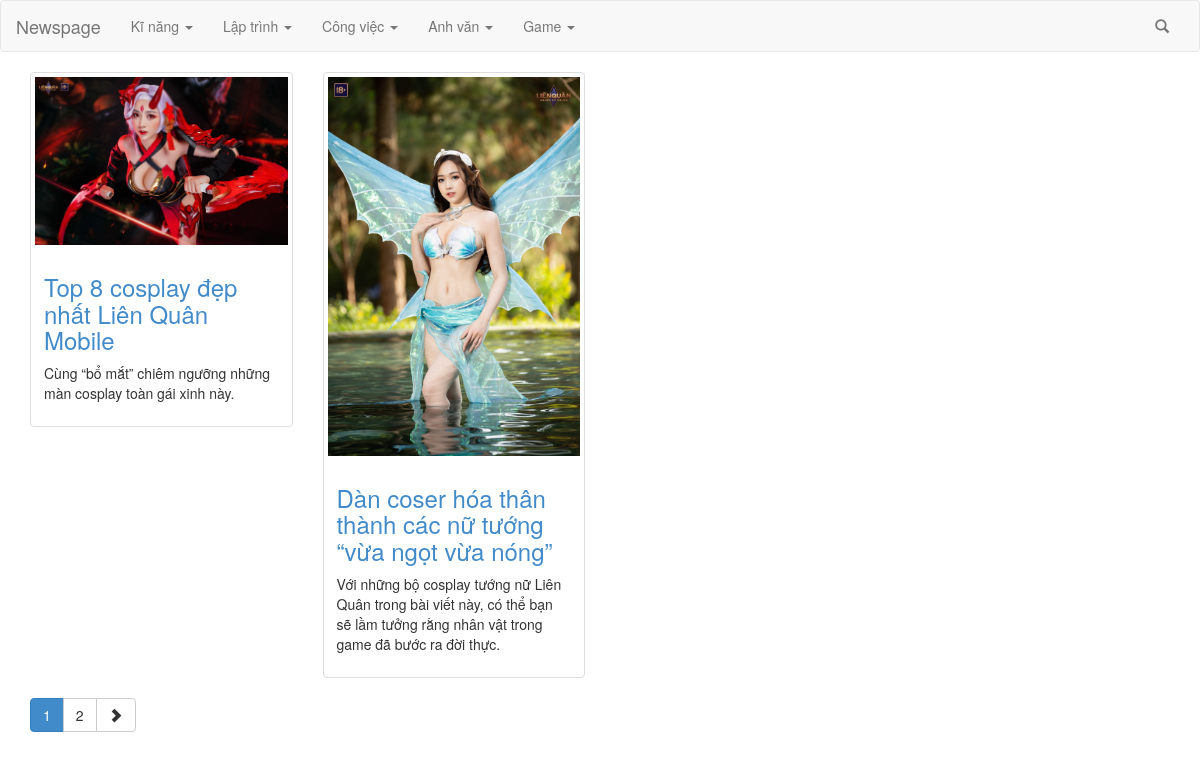
The app's page /newspage/index.php with its own data.
### tables this page shows
CREATE TABLE `categories` (
  `id_cate` int(11) NOT NULL,
  `label` varchar(100) NOT NULL,
  `url` varchar(100) NOT NULL,
  `type` int(11) NOT NULL,
  `sort` int(11) NOT NULL,
  `parent_id` int(11) NOT NULL,
  `date_created` datetime NOT NULL
);

CREATE TABLE `posts` (
  `id_post` int(11) NOT NULL,
  `title` text NOT NULL,
  `descr` text NOT NULL,
  `url_thumb` text NOT NULL,
  `slug` text NOT NULL,
  `keywords` text NOT NULL,
  `body` longtext NOT NULL,
  `cate_1_id` int(11) NOT NULL,
  `cate_2_id` int(11) NOT NULL,
  `cate_3_id` int(11) NOT NULL,
  `author_id` int(11) NOT NULL,
  `status` int(11) NOT NULL,
  `view` int(11) NOT NULL,
  `date_posted` datetime NOT NULL
);

### newspage/index.php (called while the page is built, shortened)
<?php
require 'core/init.php';
require 'includes/header.php';
require 'templates/content.php';
require 'includes/footer.php';
?>

### newspage/core/init.php (called while the page is built, shortened)
<?php
require_once 'classes/DB.php';
$db = new DB();
$db->db_connect();
$db->db_set_char('utf8');
$_DOMAIN = 'http://localhost/newspage/';
$sql_get_data_web = "SELECT * FROM website";
if ($db->db_num_rows($sql_get_data_web)) {
    $data_web = $db->db_fetch_assoc($sql_get_data_web, 1);
}
?>

### newspage/classes/db.php (called while the page is built, shortened)
<?php
    class DB{
        private $db_hostname    =   'localhost',
                $db_username    =   'root',
                $db_password    =   '',
                $db_dbname      =   'newspage';
        public $connect     =   null;
        public function db_connect(){
            $this->connect  =   mysqli_connect($this->db_hostname, $this->db_username, $this->db_password, $this->db_dbname,);
        }
        public function db_num_rows($sql = null){
            if ($this->connect){
                $query  =   mysqli_query($this->connect, $sql);
                if ($query){
                    $row    =   mysqli_num_rows($query);
                    return $row;
                }
            }
        }
        public function db_fetch_assoc($sql = null, $type){
            if ($this->connect){
                $query  =   mysqli_query($this->connect, $sql);
                if ($query){
                    if ($type == 0){
                        while ($row = mysqli_fetch_assoc($query)){
                            $data[] = $row;
                        }
                        return $data;
                    }
                    else if ($type == 1){
                        $data   =   mysqli_fetch_assoc($query);
                        return $data;
                    }
                }
            }
        }
        public function db_set_char($uni){
            if ($this->connect){
                mysqli_set_charset($this->connect, $uni);
            }
        }
    }
?>

### newspage/templates/latest-news.php (the view, shortened to what this page needs)
<div class="container">
    <div class="row">
    <?php
    $sqlGetCountPost = "SELECT id_post FROM posts WHERE status = '1'";
    $countPost = $db->db_num_rows($sqlGetCountPost);
    if (isset($_GET['p'])) {
      $page = trim(htmlspecialchars(addslashes($_GET['p'])));
      if (preg_match('/\d/', $page)) {
        $page = $page;
      } else {
        $page = 1;
      }
    } else {
      $page = 1;
    }
    $limit = 2;
    $totalPage = ceil($countPost / $limit);
    $start = ($page - 1) * $limit;
    $sql_get_latest_news = "SELECT * FROM posts WHERE status = '1' ORDER BY id_post DESC LIMIT $start, $limit";
    if ($db->db_num_rows($sql_get_latest_news)) {
        foreach ($db->db_fetch_assoc($sql_get_latest_news, 0) as $data_post) {
            echo '
                <div class="col-md-3">
                    <div class="thumbnail">
                        <a href="' . $_DOMAIN . $data_post['slug'] . '-' . $data_post['id_post'] . '.html">
                            <img src="' . $data_post['url_thumb'] . '">
                        </a>
                        <div class="caption">
                            <h3><a href="' . $_DOMAIN . $data_post['slug'] . '-' . $data_post['id_post'] . '.html">' . $data_post['title'] . '</a></h3>
                            <p>' . $data_post['descr'] . '</p>
                        </div>
                    </div>
                </div>
            ';
        }
        echo '</div>';
        echo '
            <div class="btn-toolbar" role="toolbar">
                <div class="btn-group">
        ';
        for ($i = 1; $i <= $totalPage; $i++) {
            if ($i == $page){
                echo '<a class="btn btn-primary">' . $i . '</a>';
            } else {
                echo '
                    <a href="' . $_DOMAIN . $i . '" class="btn btn-default">
                        ' . $i . '
                    </a>
                ';
            }
        }
        if ($page < $totalPage && $totalPage > 1) {
            echo '
                <a href="' . $_DOMAIN . ($page + 1 ) . '" class="btn btn-default">
                    <span class="glyphicon glyphicon-chevron-right"></span>
                </a>
            ';
        }
        echo '
                </div>
            </div>
        ';
    }
    else {
        echo '<div class="well well-lg">Chưa có bài viết nào.</div>';
    }
    ?>
</div>

### newspage/includes/header.php (shortened to what this page needs)
<!DOCTYPE html>
<html lang="en">
<head>
    <link rel="stylesheet" href="<?php echo $_DOMAIN; ?>bootstrap-3.1.1-dist/css/bootstrap.min.css">
</head>
<body>
    <nav class="navbar navbar-default" role="navigation">
        <div class="container-fluid">
            <div class="navbar-header">
                <a class="navbar-brand" href="<?php echo $_DOMAIN; ?>">Newspage</a>
            </div>
            <div class="collapse navbar-collapse" id="bs-example-navbar-collapse-1">
                <ul class="nav navbar-nav">
                    <?php
                    $sql_get_list_menu_1 = "SELECT * FROM categories WHERE type = '1' ORDER BY sort ASC";
                    if ($db->db_num_rows($sql_get_list_menu_1)) {
                        foreach ($db->db_fetch_assoc($sql_get_list_menu_1, 0) as $data_menu_1) {
                            $sql_get_list_menu_2 = "SELECT * FROM categories WHERE type = '2' AND parent_id = '$data_menu_1[id_cate]' ORDER BY sort ASC";
                            if ($db->db_num_rows($sql_get_list_menu_2)) {
                                $sub_menu = '<ul class="dropdown-menu">';
                                foreach ($db->db_fetch_assoc($sql_get_list_menu_2, 0) as $data_menu_2) {
                                    $sub_menu .= '<li><a href="' . $_DOMAIN . 'category/' . $data_menu_2['url'] . '">' . $data_menu_2['label'] . '</a></li>';
                                }
                                $sub_menu .= '</ul>';
                                echo '
                                    <li class="dropdown">
                                        <a href="' . $_DOMAIN . 'category/' . $data_menu_1['url'] . '" class="dropdown-toggle" data-toggle="dropdown">' . $data_menu_1['label'] . ' <span class="caret"></span></a>
                                        ' . $sub_menu . '
                                    </li>
                                ';
                            } else {
                                $sub_menu = '';
                                echo '<li><a href="' . $_DOMAIN . 'category/' . $data_menu_1['url'] . '">' . $data_menu_1['label'] . '</a>' . $sub_menu . '</li>';
                            }
                        }
                    }
                    ?>
                </ul>
                <ul class="nav navbar-nav navbar-right">
                    <li data-toggle="modal" data-target="#boxSearch">
                        <a href="#">
                            <span class="glyphicon glyphicon-search"></span>
                        </a>
                    </li>
                </ul>
            </div>
        </div>
    </nav>

### newspage/templates/content.php
<?php
if (isset($_GET['sp']) && isset($_GET['id'])) {
    require 'templates/posts.php';
}
else if (isset($_GET['sc'])) {
    require 'templates/categories.php';
}
else if (isset($_GET['s'])) {
    require 'templates/search.php';
}
else {
    require 'templates/latest-news.php';
}
?>

### newspage/includes/footer.php (shortened to what this page needs)
</body>
</html>

### records on screen
categories: label "Kĩ năng"
categories: label "Lập trình"
categories: label "Công việc"
categories: label "Anh văn"
categories: label "Game"
posts: url_thumb (picture), title "Top 8 cosplay đẹp nhất Liên Quân Mobile", descr "Cùng “bổ mắt” chiêm ngưỡng những màn cosplay toàn gái xinh này."
posts: url_thumb (picture), title "Dàn coser hóa thân thành các nữ tướng “vừa ngọt vừa nóng”", descr "Với những bộ cosplay tướng nữ Liên Quân trong bài viết này, có thể bạn sẽ lầm tưởng rằng nhân vật trong game đã bước ra đời thực."
